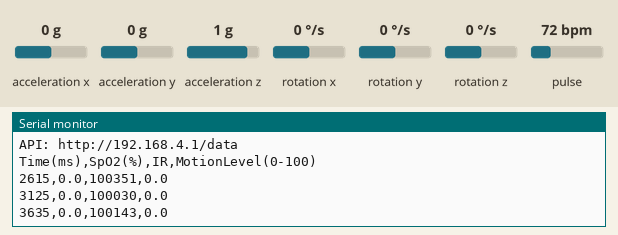
Bench run of a program on a simulated Seeed XIAO ESP32-C3. On the bench: the last lines printed to the serial monitor. Wiring (inferred from the names in the program): MPU-6050 motion sensor at I2C address 0x68. The inputs (shaded band) are chosen by the test bench; at power-on: acceleration x 0 g, acceleration y 0 g, acceleration z 1 g, pulse 72 bpm, rotation x 0 °/s, rotation y 0 °/s, rotation z 0 °/s.

Above: at 3.8 s.
3.9 s: acceleration x set to -1.4 g
At 4.6 s:
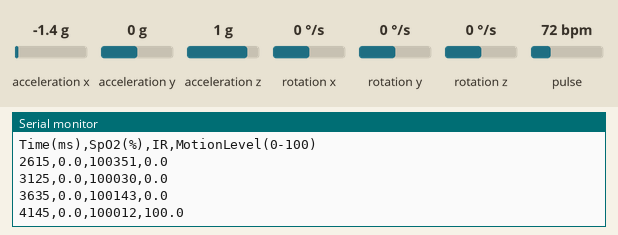
5.4 s: acceleration y set to -1.4 g
At 6.1 s:
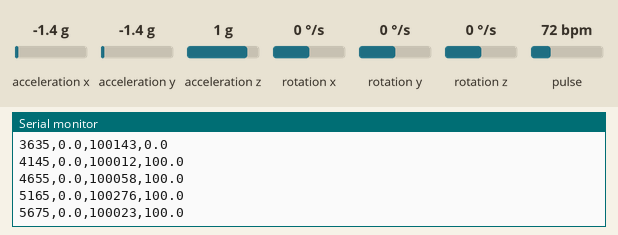
6.9 s: acceleration z set to -1.4 g
At 7.6 s:
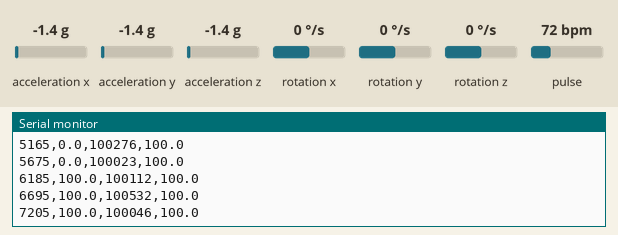
8.4 s: pulse set to 42 bpm
At 9.2 s:
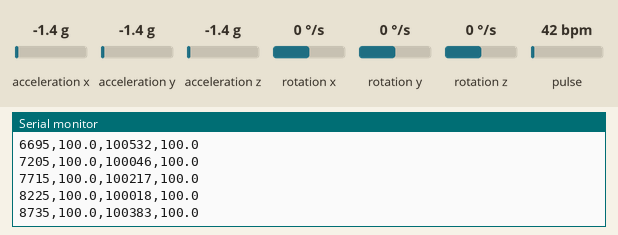
Timing chart, 0 to 10.9 s (numbered marks = the images above; inputs shaded):
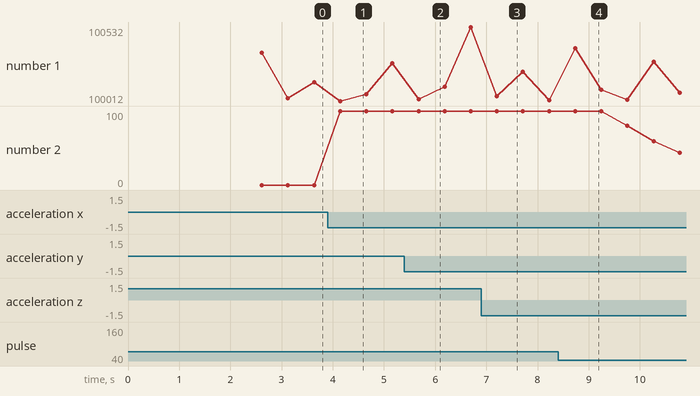

The program:

main.cpp
```cpp
#include <Arduino.h>
#include <Wire.h>
#include <WiFi.h>
#include <WebServer.h>
#include "MAX30105.h"
#include "config.h"
#include "gyro.h"

MAX30105 particleSensor;
WebServer server(80);

const float SPO2_SMOOTHING_ALPHA = 0.18f;

// Circular buffers for IR and RED signals
int32_t irBuffer[BUFFER_SIZE];
int32_t redBuffer[BUFFER_SIZE];
float irFiltered[BUFFER_SIZE];
float redFiltered[BUFFER_SIZE];
int bufferIndex = 0;

// SpO2 calculation
float spo2 = 0.0f;
bool spo2Initialized = false;

// Latest values exposed over WiFi
uint32_t latestTime = 0;
int32_t latestIr = 0;
MotionData latestMotion = {0.0f, 0.0f, 0.0f, 0.0f, 0.0f, 0.0f, 0.0f};

// IIR Low-pass filter implementation
float iirFilter(float newValue, float prevFiltered) {
    return FILTER_ALPHA * newValue + (1.0f - FILTER_ALPHA) * prevFiltered;
}

// Calculate SpO2 using ratio of AC/DC components
void calculateSpO2() {
    float irAC = 0, irDC = 0, redAC = 0, redDC = 0;

    for (int i = 0; i < BUFFER_SIZE; i++) {
        irDC += irFiltered[i];
        redDC += redFiltered[i];
    }
    irDC /= BUFFER_SIZE;
    redDC /= BUFFER_SIZE;

    if (irDC <= 0.0f || redDC <= 0.0f) {
        return;
    }

    for (int i = 0; i < BUFFER_SIZE; i++) {
        irAC += (irFiltered[i] - irDC) * (irFiltered[i] - irDC);
        redAC += (redFiltered[i] - redDC) * (redFiltered[i] - redDC);
    }

    if (irAC <= 0.0f) {
        return;
    }

    float ratio = (redAC / redDC) / (irAC / irDC);
    float rawSpO2 = 110.0f - 25.0f * ratio;  // Empirical formula
    rawSpO2 = constrain(rawSpO2, 70.0f, 100.0f);  // Clamp to valid range

    if (!spo2Initialized) {
        spo2 = rawSpO2;
        spo2Initialized = true;
    } else {
        spo2 = (SPO2_SMOOTHING_ALPHA * rawSpO2) + ((1.0f - SPO2_SMOOTHING_ALPHA) * spo2);
    }
}

String buildJsonData() {
    String json = "{";
    json += "\"time_ms\":" + String(latestTime);
    json += ",\"spo2\":" + String(spo2, 1);
    json += ",\"ir\":" + String(latestIr);
    json += ",\"motion_level\":" + String(latestMotion.motionLevel, 1);
    json += "}";
    return json;
}

void handleDataRequest() {
    server.sendHeader("Access-Control-Allow-Origin", "*");
    server.send(200, "application/json", buildJsonData());
}

void handleRootRequest() {
    server.sendHeader("Access-Control-Allow-Origin", "*");
    server.send(200, "text/plain", "Smart Shoe sensor server. Use /data for JSON.");
}

void setupWiFi() {
    WiFi.disconnect(true, true);
    delay(500);
    WiFi.mode(WIFI_AP);
    WiFi.setSleep(false);
    WiFi.setTxPower(WIFI_POWER_8_5dBm);

#if WIFI_ENABLE_AP
    IPAddress apIp(WIFI_AP_IP);
    IPAddress apGateway(WIFI_AP_GATEWAY);
    IPAddress apSubnet(WIFI_AP_SUBNET);

    WiFi.softAPConfig(apIp, apGateway, apSubnet);

    if (WiFi.softAP(WIFI_AP_SSID, WIFI_AP_PASSWORD)) {
        Serial.print("AP SSID: ");
        Serial.println(WIFI_AP_SSID);
        Serial.print("API: http://");
        Serial.print(WiFi.softAPIP());
        Serial.println("/data");
    } else {
        Serial.println("ERROR: WiFi AP failed");
    }
#endif

    server.on("/", HTTP_GET, handleRootRequest);
    server.on("/data", HTTP_GET, handleDataRequest);
    server.begin();
}

void setup() {
    Serial.begin(115200);
    delay(1000);

    setupWiFi();

    Wire.begin(8, 9);  // SDA=8, SCL=9 for Seeed XIAO ESP32-C3
    delay(1000);

    if (!particleSensor.begin(Wire, I2C_SPEED_STANDARD)) {
        Serial.println("ERROR: MAX30102 not found!");
        while (1);
    }

    particleSensor.setup();
    // Toe placement needs more light than a fingertip, but too much saturates the ADC.
    // Try 0x3F first; lower to 0x2F if IR still saturates, raise to 0x4F if signal is weak.
    particleSensor.setPulseAmplitudeRed(0x3F);
    particleSensor.setPulseAmplitudeIR(0x3F);

    gyroBegin();

    Serial.println("Time(ms),SpO2(%),IR,MotionLevel(0-100)");
}

void loop() {
    static uint32_t lastPrintTime = 0;
    static int sampleCount = 0;

    server.handleClient();

    // Read raw values from sensor
    int32_t irValue = particleSensor.getIR();
    int32_t redValue = particleSensor.getRed();

    // Store in circular buffer
    irBuffer[bufferIndex] = irValue;
    redBuffer[bufferIndex] = redValue;

    // Apply IIR low-pass filter
    static float lastIrFiltered = irValue;
    static float lastRedFiltered = redValue;
    irFiltered[bufferIndex] = iirFilter((float)irValue, lastIrFiltered);
    redFiltered[bufferIndex] = iirFilter((float)redValue, lastRedFiltered);
    lastIrFiltered = irFiltered[bufferIndex];
    lastRedFiltered = redFiltered[bufferIndex];

    gyroUpdate();
    latestTime = millis();
    latestIr = irValue;
    latestMotion = gyroGetMotion();

    // Calculate SpO2 when buffer is full
    if (sampleCount >= BUFFER_SIZE) {
        calculateSpO2();
    }

    // Move to next buffer position
    bufferIndex = (bufferIndex + 1) % BUFFER_SIZE;
    sampleCount++;

    // Output data at the configured interval.
    uint32_t currentTime = millis();
    if (currentTime - lastPrintTime >= OUTPUT_INTERVAL) {
        lastPrintTime = currentTime;

        Serial.print(currentTime);
        Serial.print(",");
        Serial.print(spo2, 1);
        Serial.print(",");
        Serial.print(irValue);
        Serial.print(",");
        Serial.println(latestMotion.motionLevel, 1);
    }

    delay(20);
}
```

gyro.h
```cpp
#ifndef GYRO_H
#define GYRO_H

#include <Arduino.h>

struct MotionData {
    float accelX;
    float accelY;
    float accelZ;
    float velocityX;
    float velocityY;
    float velocityZ;
    float motionLevel;
};

bool gyroBegin();
bool gyroUpdate();
MotionData gyroGetMotion();

#endif // GYRO_H
```

gyro.cpp
```cpp
#include "gyro.h"

#include <Wire.h>
#include <math.h>

const uint8_t MPU6050_ADDR = 0x68;
const uint8_t WHO_AM_I = 0x75;
const uint8_t PWR_MGMT_1 = 0x6B;
const uint8_t ACCEL_XOUT_H = 0x3B;
const float GRAVITY_MS2 = 9.80665f;
const float GRAVITY_FILTER_ALPHA = 0.02f;
const float ACCEL_DEADBAND_MS2 = 0.12f;
const float MOTION_RISE_ALPHA = 0.85f;
const float MOTION_FALL_ALPHA = 0.9f;
const float MOTION_ZERO_THRESHOLD = 3.0f;

MotionData motion = {0.0f, 0.0f, 0.0f, 0.0f, 0.0f, 0.0f, 0.0f};
float gravityX = 0.0f;
float gravityY = 0.0f;
float gravityZ = 0.0f;
uint32_t lastGyroUpdate = 0;
bool gyroReady = false;
bool gravityInitialized = false;

void gyroWriteRegister(uint8_t reg, uint8_t value) {
    Wire.beginTransmission(MPU6050_ADDR);
    Wire.write(reg);
    Wire.write(value);
    Wire.endTransmission();
}

bool gyroReadRegister(uint8_t reg, uint8_t &value) {
    Wire.beginTransmission(MPU6050_ADDR);
    Wire.write(reg);
    if (Wire.endTransmission(false) != 0) {
        return false;
    }

    if (Wire.requestFrom(MPU6050_ADDR, (uint8_t)1) != 1) {
        return false;
    }

    value = Wire.read();
    return true;
}

int16_t gyroReadWord() {
    int16_t highByte = Wire.read();
    int16_t lowByte = Wire.read();
    return (highByte << 8) | lowByte;
}

bool gyroReadRaw(
    int16_t &accelX,
    int16_t &accelY,
    int16_t &accelZ,
    int16_t &gyroX,
    int16_t &gyroY,
    int16_t &gyroZ
) {
    Wire.beginTransmission(MPU6050_ADDR);
    Wire.write(ACCEL_XOUT_H);
    if (Wire.endTransmission(false) != 0) {
        return false;
    }

    if (Wire.requestFrom(MPU6050_ADDR, (uint8_t)14) != 14) {
        return false;
    }

    accelX = gyroReadWord();
    accelY = gyroReadWord();
    accelZ = gyroReadWord();
    gyroReadWord(); // Temperature, unused.
    gyroX = gyroReadWord();
    gyroY = gyroReadWord();
    gyroZ = gyroReadWord();

    return true;
}

bool gyroBegin() {
    uint8_t whoAmI = 0;
    if (!gyroReadRegister(WHO_AM_I, whoAmI)) {
        gyroReady = false;
        return false;
    }

    if (whoAmI != 0x68) {
        gyroReady = false;
        return false;
    }

    gyroWriteRegister(PWR_MGMT_1, 0x00);
    delay(100);

    motion = {0.0f, 0.0f, 0.0f, 0.0f, 0.0f, 0.0f, 0.0f};
    gravityX = 0.0f;
    gravityY = 0.0f;
    gravityZ = 0.0f;
    gravityInitialized = false;
    lastGyroUpdate = millis();
    gyroReady = true;
    return true;
}

bool gyroUpdate() {
    if (!gyroReady) {
        return false;
    }

    int16_t accelX, accelY, accelZ;
    int16_t gyroX, gyroY, gyroZ;

    if (!gyroReadRaw(accelX, accelY, accelZ, gyroX, gyroY, gyroZ)) {
        return false;
    }

    uint32_t now = millis();
    float dt = (now - lastGyroUpdate) / 1000.0f;
    lastGyroUpdate = now;

    if (dt <= 0.0f || dt > 1.0f) {
        return true;
    }

    float ax = (accelX / 16384.0f) * GRAVITY_MS2;
    float ay = (accelY / 16384.0f) * GRAVITY_MS2;
    float az = (accelZ / 16384.0f) * GRAVITY_MS2;

    if (!gravityInitialized) {
        gravityX = ax;
        gravityY = ay;
        gravityZ = az;
        gravityInitialized = true;
    }

    gravityX = ((1.0f - GRAVITY_FILTER_ALPHA) * gravityX) + (GRAVITY_FILTER_ALPHA * ax);
    gravityY = ((1.0f - GRAVITY_FILTER_ALPHA) * gravityY) + (GRAVITY_FILTER_ALPHA * ay);
    gravityZ = ((1.0f - GRAVITY_FILTER_ALPHA) * gravityZ) + (GRAVITY_FILTER_ALPHA * az);

    motion.accelX = ax - gravityX;
    motion.accelY = ay - gravityY;
    motion.accelZ = az - gravityZ;

    if (fabs(motion.accelX) < ACCEL_DEADBAND_MS2) motion.accelX = 0.0f;
    if (fabs(motion.accelY) < ACCEL_DEADBAND_MS2) motion.accelY = 0.0f;
    if (fabs(motion.accelZ) < ACCEL_DEADBAND_MS2) motion.accelZ = 0.0f;

    motion.velocityX += motion.accelX * dt;
    motion.velocityY += motion.accelY * dt;
    motion.velocityZ += motion.accelZ * dt;

    float linearAccelMagnitude = sqrt(
        (motion.accelX * motion.accelX) +
        (motion.accelY * motion.accelY) +
        (motion.accelZ * motion.accelZ)
    );
    float rawMotionLevel = (linearAccelMagnitude * 18.0f);
    rawMotionLevel = constrain(rawMotionLevel, 0.0f, 100.0f);

    if (rawMotionLevel < MOTION_ZERO_THRESHOLD) {
        motion.motionLevel = 0.0f;
    } else if (rawMotionLevel > motion.motionLevel) {
        motion.motionLevel = (MOTION_RISE_ALPHA * rawMotionLevel) +
                             ((1.0f - MOTION_RISE_ALPHA) * motion.motionLevel);
    } else {
        motion.motionLevel = (MOTION_FALL_ALPHA * rawMotionLevel) +
                             ((1.0f - MOTION_FALL_ALPHA) * motion.motionLevel);
    }

    float rawAccelMagnitude = sqrt((ax * ax) + (ay * ay) + (az * az));
    float gyroMagnitude = sqrt((gyroX * gyroX) + (gyroY * gyroY) + (gyroZ * gyroZ)) / 131.0f;
    bool isStationary = fabs(rawAccelMagnitude - GRAVITY_MS2) < 0.35f && gyroMagnitude < 4.0f;

    if (isStationary) {
        motion.velocityX = 0.0f;
        motion.velocityY = 0.0f;
        motion.velocityZ = 0.0f;
        motion.motionLevel = 0.0f;
    }

    return true;
}

MotionData gyroGetMotion() {
    return motion;
}
```

config.h
```cpp
#ifndef CONFIG_H
#define CONFIG_H

// ===== Signal Processing Parameters =====

// IIR Low-Pass Filter
// Alpha controls filter aggressiveness (0.0-1.0)
// Lower values = more filtering/smoothing, slower response
// Higher values = less filtering, faster response
// Default: 0.6 (good balance)
#define FILTER_ALPHA 0.6f

// ===== Buffer Configuration =====

// Size of circular buffer for signal processing
// Larger = slower but more accurate calculations
// 100 samples at 100Hz = 1 second window
#define BUFFER_SIZE 100

// ===== SpO2 Calibration =====

// Empirical calibration constants
// These are based on typical MAX30102 behavior
// Adjust if SpO2 readings seem off by a consistent amount
#define SPO2_BASE 110.0f      // Base reference value
#define SPO2_SCALE 25.0f      // Scaling factor for ratio
#define SPO2_MIN 70.0f        // Minimum valid SpO2
#define SPO2_MAX 100.0f       // Maximum valid SpO2

// ===== Output Configuration =====

// Serial output interval (milliseconds)
#define OUTPUT_INTERVAL 500

// Sample rate (Hz)
#define SAMPLE_RATE 100

// ===== ESP32 Access Point Configuration =====
// Connect the tablet/app directly to this network for the most reliable setup.
#define WIFI_ENABLE_AP 1
#define WIFI_AP_SSID "SmartShoe_AP"
#define WIFI_AP_PASSWORD "change-me-123"
#define WIFI_AP_IP 192, 168, 4, 1
#define WIFI_AP_GATEWAY 192, 168, 4, 1
#define WIFI_AP_SUBNET 255, 255, 255, 0

#endif // CONFIG_H
```

Measured:
- after the input at 3.9 s, the serial monitor: prints a new line after 0.25 s (image 1)
- after the input at 5.4 s, the serial monitor: prints a new line after 0.28 s (image 2)
- after the input at 6.9 s, the serial monitor: prints a new line after 0.31 s (image 3)
- after the input at 8.4 s, the serial monitor: prints a new line after 0.34 s (image 4)
- plotted number 1: 100018 → 100069 after the input at 8.4 s
- plotted number 2: 0 → 100 after the input at 3.9 s
